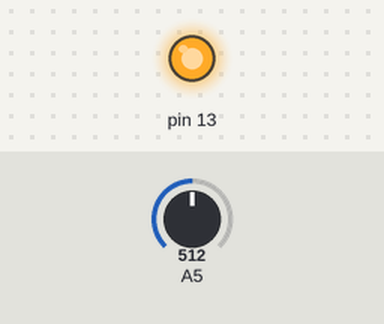
A sketch run on a simulated Arduino Uno, built with avr-gcc and run on an emulated ATmega328P. Shown: output pins drawn as LEDs (lit = HIGH). The test bench sets the inputs (shaded band); at power-on: A5 = 512. What the sketch prints to the serial monitor is not drawn.

Above: at 0.05 s.
Timing chart, 0 to 3.0 s (numbered marks = the images above):
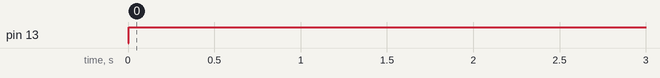

Measured:
- by itself, pin 13: LOW → HIGH at 0.01 s

The sketch:

cnyplay.ino
```cpp
void setup() {
  pinMode( A5, INPUT );
  pinMode( 13, OUTPUT );
  Serial.begin( 9600 );
}

int c = 0;
int s1[10] = { 0,0,0,0,0,0,0,0,0,0 };
int s2[10] = { 0,0,0,0,0,0,0,0,0,0 };

void loop() {
//  for( int d = 0; d < 10; d++ ) {
  int d = 5;
  digitalWrite( 13, LOW );
  delay( d );
  int a1 = analogRead( A5 );
  s1[d] = (s1[d]*9 + a1) / 10;
  digitalWrite( 13, HIGH );
  delay( d );
  int a2 = analogRead( A5 );
  s2[d] = (s2[d]*9 + a2) / 10;
  Serial.print( s1[d] );
  Serial.print( " " );
  Serial.print( s2[d] );
  Serial.print( " " );
  Serial.print( s1[d] - s2[d] );
  Serial.println();
  delay( 100 );
}
```
